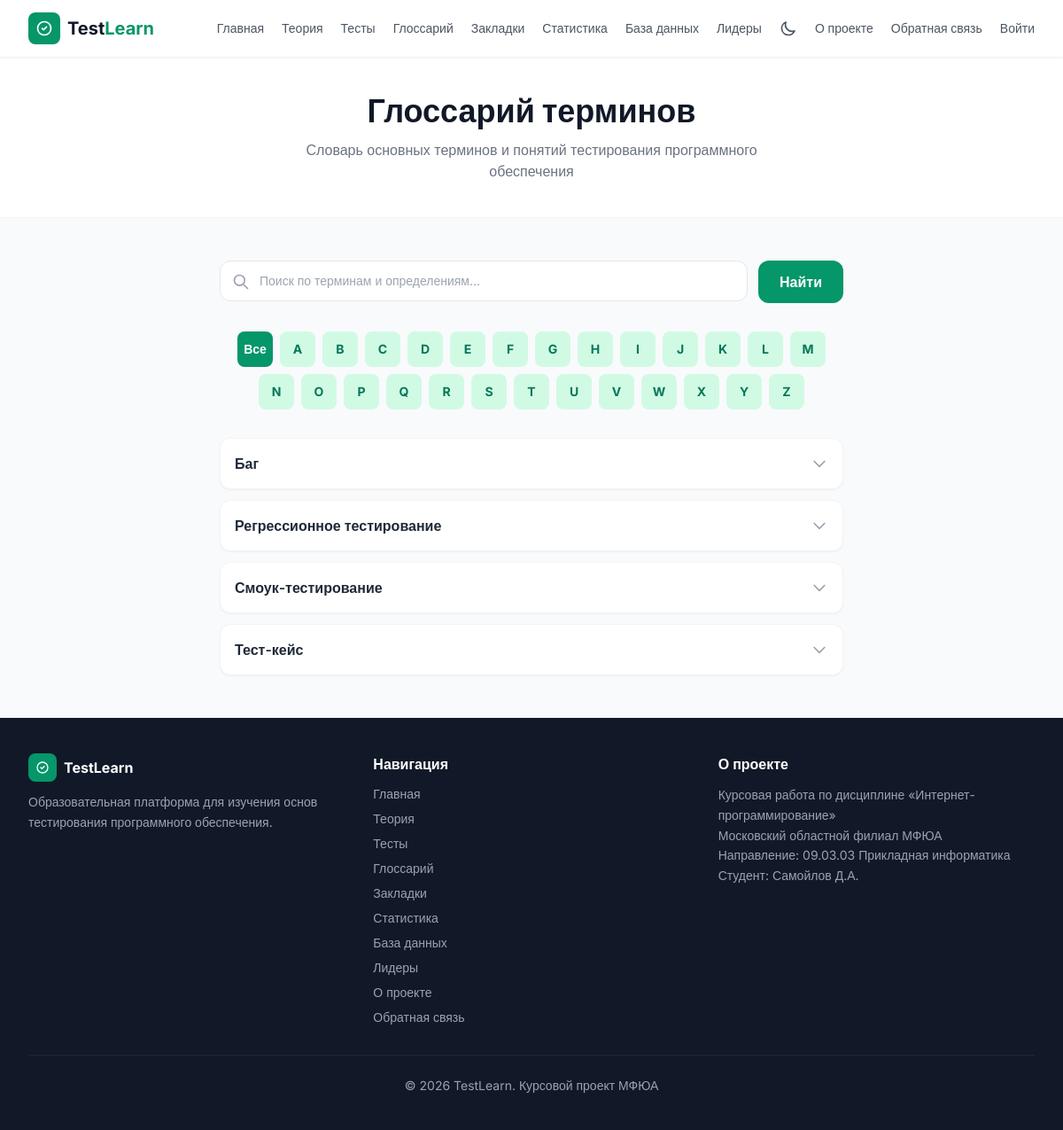
The page /glossary on the database its author committed.
### app/db/models.py (models this page shows)
class GlossaryTerm(Base):
    __tablename__ = "glossary"
    id = Column(Integer, primary_key=True, index=True)
    term = Column(String, unique=True, nullable=False)
    definition = Column(Text, nullable=False)
    letter = Column(String, nullable=False)

### main.py (the view)
@app.get("/glossary", include_in_schema=False)
async def glossary_page(request: Request):
    from sqlalchemy.orm import Session
    from app.db.database import get_db
    from app.db.models import GlossaryTerm
    db: Session = next(get_db())
    try:
        query_params = dict(request.query_params)
        active_letter = query_params.get("letter", "")
        search_query = query_params.get("search", "")
        query = db.query(GlossaryTerm)
        if active_letter:
            query = query.filter(GlossaryTerm.letter == active_letter.upper())
        if search_query:
            search_term = f"%{search_query}%"
            query = query.filter(
                (GlossaryTerm.term.ilike(search_term)) |
                (GlossaryTerm.definition.ilike(search_term))
            )
        terms = query.order_by(GlossaryTerm.term).all()
        all_letters = [chr(i) for i in range(ord('A'), ord('Z')+1)]
        return templates.TemplateResponse("glossary.html", {
            "request": request,
            "terms": terms,
            "all_letters": all_letters,
            "active_letter": active_letter,
            "search_query": search_query
        })
    finally:
        db.close()

### templates/glossary.html (shortened to what this page needs)
{% extends "base.html" %}
{% block content %}
<div class="bg-white border-b border-gray-100 py-10">
    <div class="max-w-7xl mx-auto px-4 sm:px-6 lg:px-8 text-center">
        <h1 class="text-3xl sm:text-4xl font-extrabold text-gray-900 mb-3">Глоссарий терминов</h1>
        <p class="text-gray-500 max-w-xl mx-auto">Словарь основных терминов и понятий тестирования программного обеспечения</p>
    </div>
</div>
<main class="flex-1 py-12">
    <div class="max-w-3xl mx-auto px-4 sm:px-6 lg:px-8">
        <form id="search-form" method="GET" action="/glossary" class="mb-8">
            <div class="flex gap-3">
                <div class="flex-1 relative">
                    <svg class="w-5 h-5 text-gray-400 absolute left-3.5 top-1/2 -translate-y-1/2" fill="none" stroke="currentColor" viewBox="0 0 24 24"><path stroke-linecap="round" stroke-linejoin="round" stroke-width="2" d="M21 21l-6-6m2-5a7 7 0 11-14 0 7 7 0 0114 0z"/></svg>
                    <input type="text" name="search" value="{{ search_query }}" placeholder="Поиск по терминам и определениям..."
                           class="w-full pl-11 pr-4 py-3 rounded-xl border border-gray-200 focus:border-emerald-400 focus:ring-2 focus:ring-emerald-100 outline-none text-sm transition">
                </div>
                <button type="submit" class="px-6 py-3 font-semibold rounded-xl transition" style="background-color: #059669; color: #ffffff;">
                    Найти
                </button>
            </div>
        </form>
        <div class="flex flex-wrap gap-2 mb-8 justify-center">
            <button onclick="filterByLetter('')" class="letter-btn w-10 h-10 rounded-lg font-bold text-sm flex items-center justify-center transition" style="background-color: {% if not active_letter %}#059669{% else %}#d1fae5{% endif %}; color: {% if not active_letter %}white{% else %}#047857{% endif %};">Все</button>
            {% for letter in all_letters %}
            <button onclick="filterByLetter('{{ letter }}')" class="letter-btn w-10 h-10 rounded-lg font-bold text-sm flex items-center justify-center transition" style="background-color: {% if active_letter == letter %}#059669{% else %}#d1fae5{% endif %}; color: {% if active_letter == letter %}white{% else %}#047857{% endif %};">{{ letter }}</button>
            {% endfor %}
        </div>
        {% if terms %}
        <div class="space-y-3">
            {% for t in terms %}
            <details class="bg-white rounded-xl border border-gray-100 shadow-sm overflow-hidden">
                <summary class="flex items-center justify-between p-4 hover:bg-gray-50 transition">
                    <span class="font-semibold text-gray-800">{{ t.term }}</span>
                    <svg class="w-5 h-5 text-gray-400 flex-shrink-0" style="transition:transform 0.2s" fill="none" stroke="currentColor" viewBox="0 0 24 24"><path stroke-linecap="round" stroke-linejoin="round" stroke-width="2" d="M19 9l-7 7-7-7"/></svg>
                </summary>
            </details>
            {% endfor %}
        </div>
        {% endif %}
    </div>
</main>
{% endblock %}

### templates/base.html (style rules this page uses)
body { font-family: 'Inter', sans-serif; }
details summary { cursor: pointer; }
* { transition: background-color 0.3s ease, color 0.2s ease, border-color 0.3s ease; }

### rows shown on the page
GlossaryTerm: term "Баг"
GlossaryTerm: term "Регрессионное тестирование"
GlossaryTerm: term "Смоук-тестирование"
GlossaryTerm: term "Тест-кейс"

### other values the page prints
{{ letter }} "A" "B" "C" "D" "E" "F" "G" "H" "I" "J" "K" "L" "M" "N" "O" "P" "Q" "R" "S" "T" "U" "V" "W" "X" "Y" "Z"
